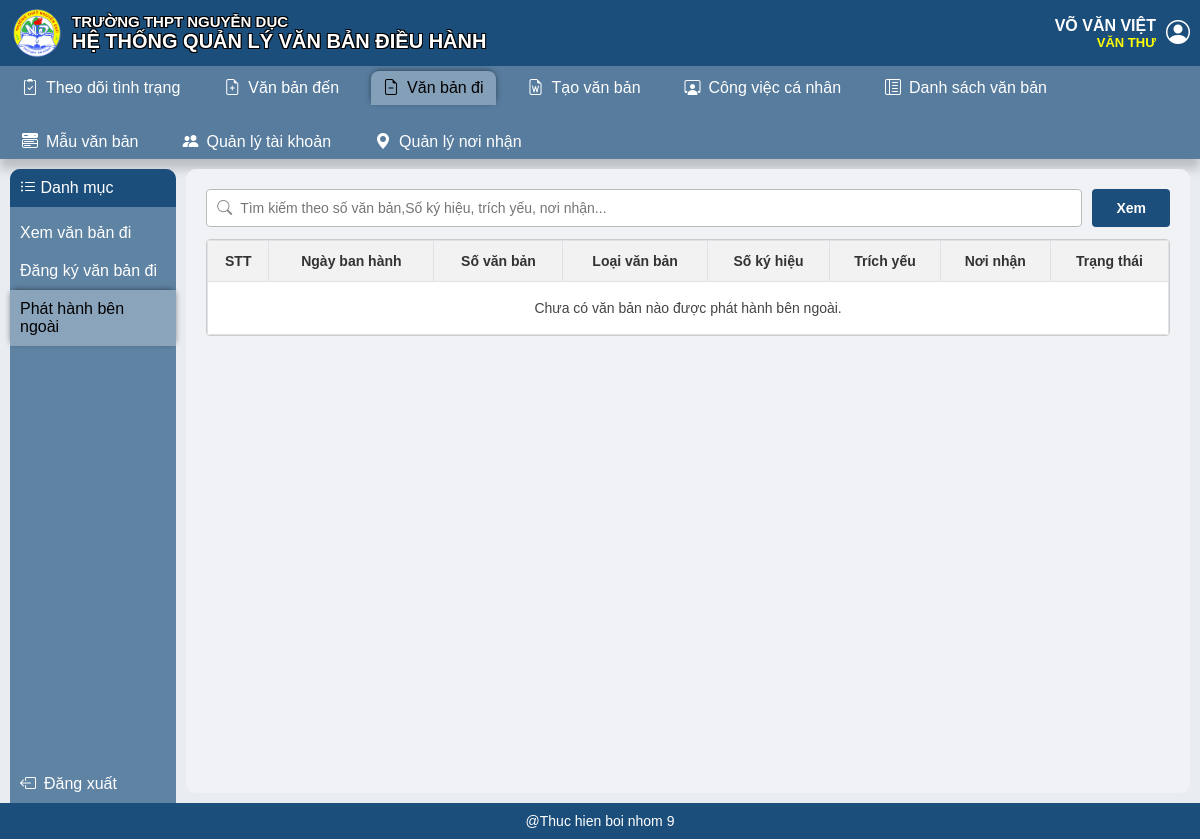
Before: /danh-sach-van-ban/phat-hanh-ben-ngoai/ (signed in) with the older database file.
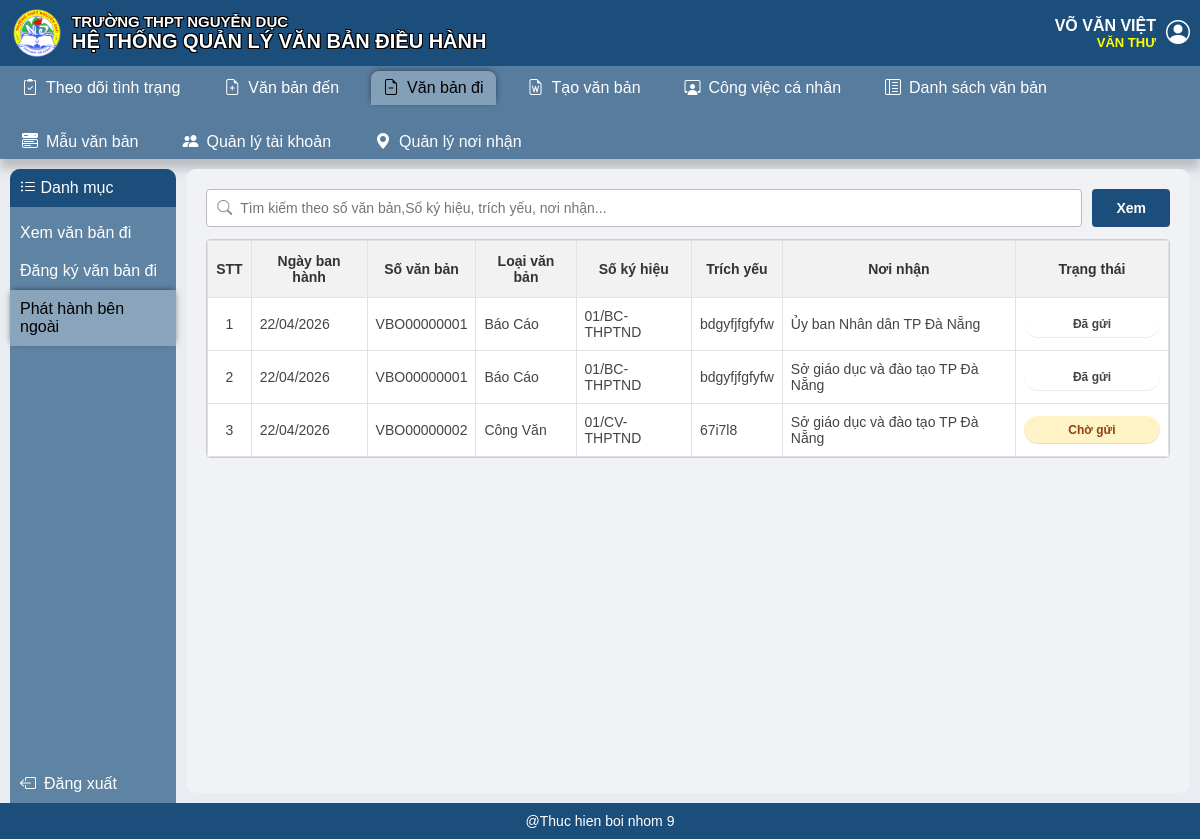
After: the same page with the newer database file.
### QLVBDH/models.py (models this page shows, shortened)
class VanBanDi(models.Model):
    class TrangThai(models.TextChoices):
        DU_THAO = "Du thao", "Dự thảo"
        CHO_DUYET = "Cho duyet", "Chờ duyệt"
        DANG_CHINH_SUA = "Dang chinh sua", "Đang chỉnh sửa"
        CHO_DANG_KY = "Cho dang ky", "Chờ đăng ký"
        DA_DANG_KY = "Da dang ky", "Đã đăng ký"
        CHO_LUAN_CHUYEN = "Cho luan chuyen", "Chờ luân chuyển"
        CHO_PHAN_CONG = "Cho phan cong", "Chờ phân công"
        DA_HOAN_THANH = "Da hoan thanh", "Đã hoàn thành"
        DA_BAN_HANH = "Da ban hanh", "Đã ban hành"
    so_vb_di = models.CharField(max_length=10, primary_key=True, blank=True)
    so_thu_tu = models.PositiveIntegerField(null=True, blank=True)
    so_ky_hieu = models.CharField(max_length=50)
    ma_loai_vb = models.ForeignKey(
        LoaiVanBan,
        on_delete=models.PROTECT,
        related_name="van_ban_dis",
    )
    nguoi_tao = models.ForeignKey(
        GiaoVien,
        on_delete=models.PROTECT,
        related_name="van_ban_da_tao",
    )
    trich_yeu = models.CharField(max_length=500)
    nguoi_ky = models.ForeignKey(
        GiaoVien,
        on_delete=models.PROTECT,
        related_name="van_ban_da_ky",
    )
    ngay_ky = models.DateField(null=True, blank=True)
    noi_nhan = models.CharField(max_length=100)
    ban_du_thao = models.FileField(upload_to="van_ban_di/du_thao/", null=True, blank=True)
    ban_chinh_thuc = models.FileField(
        upload_to="van_ban_di/chinh_thuc/",
        null=True,
        blank=True,
    )
    trang_thai_vb_di = models.CharField(max_length=50, default="Soạn thảo")
    da_phat_hanh_ben_ngoai = models.BooleanField(default=False)
    da_ban_hanh_noi_bo = models.BooleanField(default=False)
    da_gui_phan_cong = models.BooleanField(default=False)
    ngay_ban_hanh = models.DateField(null=True, blank=True)
    ma_muc_do = models.ForeignKey(
        MucDoUuTien,
        on_delete=models.PROTECT,
        related_name="van_ban_dis",
    )
    class Meta:
        db_table = "VanBanDi"
        verbose_name = "Văn bản đi"
        verbose_name_plural = "Văn bản đi"
        ordering = ["-ngay_ban_hanh", "-ngay_ky"]
    def get_file_attachments(self, loai_tep):
        return list(self.tep_dinh_kem_dis.filter(loai_tep=loai_tep).order_by("thu_tu", "ngay_tao", "ma_tep"))
    def get_draft_attachments(self):
        return self.get_file_attachments(TepDinhKemVanBanDi.LoaiTep.DU_THAO)
    def get_official_attachments(self):
        return self.get_file_attachments(TepDinhKemVanBanDi.LoaiTep.CHINH_THUC)

class LoaiVanBan(models.Model):
    AP_DUNG_CHOICES = (
        (0, "Van ban di"),
        (1, "Van ban den"),
        (2, "Ca hai"),
    )
    TWO_CAP_MOT_CAP = 0
    TWO_CAP_HAI_CAP = 1
    TWO_CAP_CHOICES = (
        (TWO_CAP_MOT_CAP, "1 cap"),
        (TWO_CAP_HAI_CAP, "2 cap"),
    )
    ma_loai_vb = models.CharField(max_length=10, primary_key=True, blank=True)
    ten_loai_vb = models.CharField(max_length=100, unique=True)
    ten_viet_tat = models.CharField(max_length=20, blank=True)
    ap_dung = models.IntegerField(choices=AP_DUNG_CHOICES, default=2)
    twocap = models.IntegerField(choices=TWO_CAP_CHOICES, default=TWO_CAP_MOT_CAP)
    class Meta:
        db_table = "LoaiVanBan"
        verbose_name = "Loại văn bản"
        verbose_name_plural = "Loại văn bản"
        ordering = ["ten_loai_vb"]

class NoiNhan(models.Model):
    ma_noi_nhan = models.CharField(max_length=10, primary_key=True, blank=True)
    ten_noi_nhan = models.CharField(max_length=200, unique=True)
    dia_chi = models.CharField(max_length=255, blank=True)
    so_dien_thoai = models.CharField(max_length=20, blank=True)
    gmail = models.EmailField(blank=True)
    thong_tin_khac = models.CharField(max_length=500, blank=True)
    class Meta:
        db_table = "NoiNhan"
        ordering = ["ten_noi_nhan"]

### QLVBDH/views.py (the view)
# urls.py: path("danh-sach-van-ban/phat-hanh-ben-ngoai/", van_ban_phat_hanh_ben_ngoai_view, name="van_ban_phat_hanh_ben_ngoai"),
@login_required
def van_ban_phat_hanh_ben_ngoai_view(request):
    giao_vien = getattr(request.user, "ho_so_giao_vien", None)
    denied_response = deny_if_no_permission(
        request,
        allowed=(giao_vien is None or is_van_thu(giao_vien)),
    )
    if denied_response:
        return denied_response
    context = {
        "page_title": "Phat hanh ben ngoai",
        "active_menu": "outgoing_text",
        "documents": build_external_published_documents(),
        "recipient_list": NoiNhan.objects.order_by("ten_noi_nhan"),
        "is_external_published_list": True,
    }
    return render(request, "van_ban_phat_hanh_ben_ngoai.html", context)

### QLVBDH/context_processors.py (called while the page is built)
def normalize_text(value):
    normalized = unicodedata.normalize("NFD", value or "")
    without_marks = "".join(char for char in normalized if unicodedata.category(char) != "Mn")
    compact = " ".join(without_marks.strip().lower().split())
    return compact.replace(" /", "/").replace("/ ", "/")

def has_role(giao_vien, role_name):
    if giao_vien is None:
        return False
    return normalize_text(giao_vien.chuc_vu) == normalize_text(role_name)

def has_group(giao_vien, group_name):
    if giao_vien is None or not giao_vien.user_id:
        return False
    target = normalize_text(group_name)
    return any(target == normalize_text(name) for name in giao_vien.user.groups.values_list("name", flat=True))

def has_any_group(giao_vien, *group_names):
    return any(has_group(giao_vien, group_name) for group_name in group_names)

def is_limited_bgh_user(giao_vien):
    return has_group(giao_vien, "Ban giam hieu")

### QLVBDH/models.py (called while the page is built)
    @property
    def ten_vai_tro_hien_thi(self):
        return (self.chuc_vu or "").strip()

### QLVBDH/views.py (called while the page is built)
def get_choice_label(choice_class, value):
    for choice in choice_class:
        if choice.value == value:
            return choice.label
    return (value or "").strip()

### QLVBDH/templates/van_ban_phat_hanh_ben_ngoai.html (shortened to what this page needs)
{% extends "base.html" %}
{% load static %}
{% block extra_css %}
    <link rel="stylesheet" href="{% static 'css/danh_sach_van_ban_tong_hop.css' %}">
{% endblock %}
{% block sidebar %}
    <a class="combo-button" id="xemvbd" href="{% url 'danh_sach_van_ban_di' %}">
        <label>Xem văn bản đi</label>
    </a>
    <a class="combo-button" id="dkvbd" href="{% url 'dang_ky_van_ban_di_tu_danh_muc' %}">
        <label>Đăng ký văn bản đi</label>
    </a>
    <a class="combo-button active" id="phbng" href="{% url 'van_ban_phat_hanh_ben_ngoai' %}">
        <label>Phát hành bên ngoài</label>
    </a>
{% endblock %}
{% block content %}
    <div class="document-catalog-page">
        <div class="search-bar">
            <div class="search-input-wrapper">
                <i class="bi bi-search search-icon"></i>
                <input type="text" id="search-input" placeholder="Tìm kiếm theo số văn bản,Số ký hiệu, trích yếu, nơi nhận...">
            </div>
            <button class="btn-xem" type="button" id="search-button">Xem</button>
        </div>
        <div class="table-responsive">
            <table class="table-custom">
                <thead>
                    <tr>
                        <th>STT</th>
                        <th>Ngày ban hành</th>
                        <th>Số văn bản</th>
                        <th>Loại văn bản</th>
                        <th>Số ký hiệu</th>
                        <th>Trích yếu</th>
                        <th>Nơi nhận</th>
                        <th>Trạng thái</th>
                    </tr>
                </thead>
                <tbody id="external-table-body">
                    {% for document in documents %}
                        <tr
                            data-record-id="{{ document.record_id }}"
                            data-update-url="{% url 'cap_nhat_luan_chuyen_ben_ngoai' document.record_id %}"
                            data-mark-sent-url="{% url 'danh_dau_da_gui_luan_chuyen_ben_ngoai' document.record_id %}"
                            data-ngay-ban-hanh="{{ document.ngay_ban_hanh_display }}"
                            data-so-van-ban="{{ document.so_van_ban }}"
                            data-loai-vb="{{ document.ten_loai_vb }}"
                            data-so-ky-hieu="{{ document.so_ky_hieu }}"
                            data-trich-yeu="{{ document.trich_yeu }}"
                            data-noi-nhan="{{ document.noi_nhan_tong_hop }}"
                            data-trang-thai="{{ document.trang_thai_raw|default:document.trang_thai }}"
                            data-ma-noi-nhan="{{ document.ma_noi_nhan }}"
                            data-nguoi-thuc-hien="{{ document.nguoi_thuc_hien }}"
                            data-ghi-chu="{{ document.ghi_chu }}"
                            data-thoi-gian-gui="{{ document.thoi_gian_gui }}"
                            data-file-name="{{ document.file_name }}"
                            data-file-url="{{ document.file_url }}"
                        >
                            <td class="text-center">{{ document.stt }}</td>
                            <td>{{ document.ngay_ban_hanh_display }}</td>
                            <td>{{ document.so_van_ban }}</td>
                            <td>{{ document.ten_loai_vb }}</td>
                            <td>{{ document.so_ky_hieu }}</td>
                            <td>{{ document.trich_yeu }}</td>
                            <td>{{ document.noi_nhan_tong_hop }}</td>
                            <td class="text-center"><span class="status-badge">{{ document.trang_thai }}</span></td>
                        </tr>
                    {% empty %}
                        <tr><td colspan="8" class="empty-state">Chưa có văn bản nào được phát hành bên ngoài.</td></tr>
                    {% endfor %}
                </tbody>
            </table>
        </div>
    </div>
{% endblock %}

Changed rows visible on the page:
now on this page (row edited): VanBanDi: so_van_ban "VBO00000001" "VBO00000001", so_ky_hieu "01/BC-THPTND" "01/BC-THPTND", trich_yeu "bdgyfjfgfyfw" "bdgyfjfgfyfw"
now on this page (row unchanged): LoaiVanBan: ten_loai_vb "Báo Cáo" "Báo Cáo"
now on this page (row unchanged): NoiNhan: noi_nhan_tong_hop "Ủy ban Nhân dân TP Đà Nẵng"
now on this page (row unchanged): NoiNhan: noi_nhan_tong_hop "Sở giáo dục và đào tạo TP Đà Nẵng" "Sở giáo dục và đào tạo TP Đà Nẵng"
added VanBanDi: so_van_ban "VBO00000002", so_ky_hieu "01/CV-THPTND", trich_yeu "67i7l8"
now on this page (row unchanged): LoaiVanBan: ten_loai_vb "Công Văn"
Other visible differences:
new list line: "1 22/04/2026 Đã gửi"
new list line: "2 22/04/2026 Đã gửi"
new list line: "3 22/04/2026 Chờ gửi"
text no longer shown: "Chưa có văn bản nào được phát hành bên ngoài."
